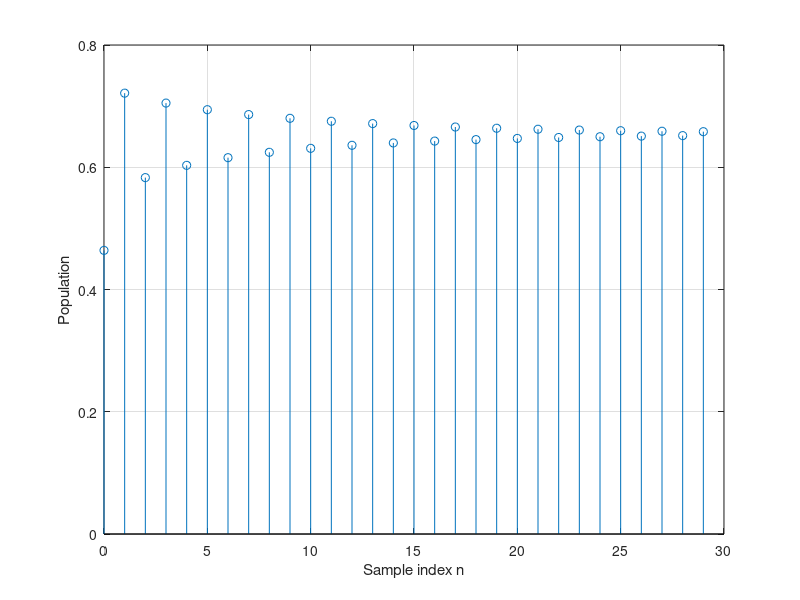

The MATLAB script that drew this image:
% Script: exdt_2_8.m
r = 2.9;                  % Set the parameter 'r'
ynm1 = 0.2;               % Set initial population to y[-1]=0.2
% Iterate through the difference equation
y = [];
for n=0:29
  yn = r*(1-ynm1)*ynm1;   % Eqn. (2.14)
  ynm1 = yn;
  y = [y,yn];             % Append new sample to the vector
end
% Graph y[n] for n=0,...,29
stem([0:29],y); grid;
xlabel('Sample index n');
ylabel('Population');
